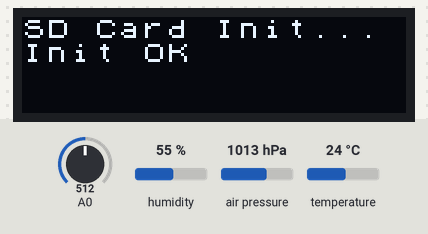
Bench run of a sketch on a simulated Arduino Uno, built with avr-gcc and run on an emulated ATmega328P. Shown: 128×32 one-colour display. The test bench sets the inputs (shaded band); at power-on: A0 = 512, humidity 55 %, air pressure 1013 hPa, temperature 24 °C. The local clock reads 2024-03-15 10:24:30 at power-on unless the sketch sets it; storage starts empty; what the sketch prints to the serial monitor is not drawn.

Above: at 0.2 s.
At 3.3 s:
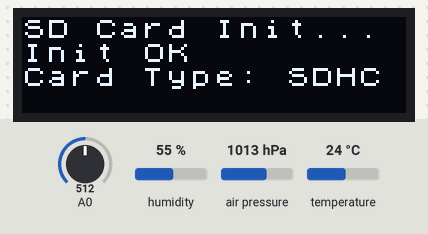
At 8.4 s:
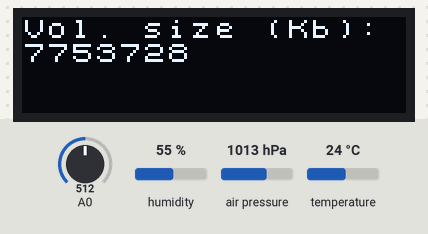
At 15.5 s:
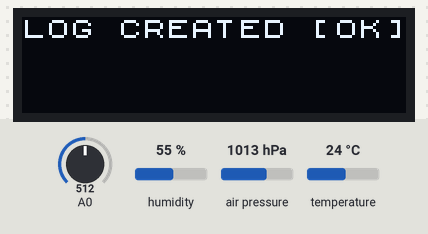
At 20.76 s:
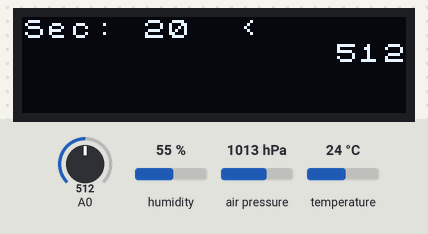
At 21.38 s:
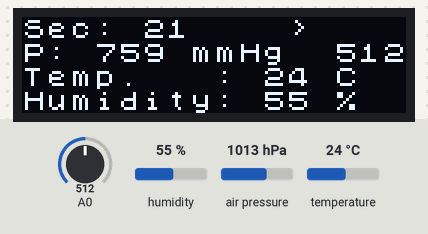

Measured:
- what the display in image 0 shows lasts 3.0 s, from 0.1 s to 3.1 s
- what the display in image 1 shows lasts 5.0 s, from 3.2 s to 8.2 s
- what the display in image 2 shows lasts 7.1 s, from 8.3 s to 15.4 s

The sketch:

avr_threads.ino
```cpp
/*
I2C addresses:

Found address: 60 (0x3C)     - OLED 4-line display
Found address: 60 (0x3C)     - OLED 8-lines
Found address: 87 (0x57)     - RTC 1
Found address: 104 (0x68)    - RTC 2
Found address: 119 (0x77)    - pressure sensor
not found AM2320, 92 >>> 0x5C ?


*/


//#include <LiquidCrystal.h>
#include <Thread.h>
//#include <stdlib.h>   // for itoa()
#include <SPI.h>      // for sd card
#include <SD.h>
#include <Wire.h>     // for AM2320
//#include <AM2320.h>   // for AM2320
#include "Adafruit_Sensor.h"  // for AM2320, connect to I2C
#include "Adafruit_AM2320.h"
#include "Adafruit_BMP085.h"  // Pressure sensor, I2C (with pullup resistors onboard)
#include "DS3231.h"   // RTC
#include <U8x8lib.h>

#define PAMMHG (0.00750062)

//LiquidCrystal lcd(7, 8, 9, 10, 11, 12);
//AM2320 temp_humid;
Adafruit_AM2320 temp_humid = Adafruit_AM2320();
Adafruit_BMP085 bmp;
RTClib RTC;

//U8X8_SSD1306_128X32_UNIVISION_SW_I2C oled(/* clock=*/ 5, /* data=*/ 4, /* reset=*/ U8X8_PIN_NONE);   // OLEDs without Reset of the Display
U8X8_SSD1306_128X32_UNIVISION_HW_I2C oled(/* reset=*/ U8X8_PIN_NONE, /* clock=*/ SCL, /* data=*/ SDA);   // pin remapping with ESP8266 HW I2C

Thread taskOne = Thread();  // thread for task one, print time in seconds since controller start
Thread taskTwo = Thread();  // thread for task two, animation for ">" moving in the first LCD row between
                            // positions 9 and 15
Thread taskThr = Thread();  // thread for task three, read and print light sensor data at the end of the second row
Thread taskFour = Thread(); // read temp & humidity sensor, print to serial

typedef struct {
  char symbol;// = ' ';
  bool dir;// = false;
  int x_begin;// = 9;
  int x_end;// = 15;
  int x_old;// = 12;
  int x_coord;// = 12;
} Arrow;

//Arrow* animatedArrow = (Arrow*)malloc(sizeof(Arrow));
Arrow animatedArrow[] = {' ', false, 9, 15, 9, 9};

File logfile;         //lghtsnsr.log
File logTempHumid;    // temphd.log

void taskOneFunc(){
  // Printing seconds since restart on the first row
  // lcd.setCursor(5, 0);
  // lcd.write("    ");
  // lcd.setCursor(5, 0);
  // lcd.print(millis() / 1000);
  oled.setCursor(5, 0);
  oled.print(millis() / 1000);
}

void taskTwoFunc(){
  // Running arrow ">" or "<"
  //Arrow animatedArrow;
  arrowStep(animatedArrow);
  //delay(120);
//  lcd.setCursor(15, 1);
//  lcd.write(' ');
//  lcd.setCursor(14, 1);
//  lcd.write('@');
}

void taskThreeFunc(){
  // Read and display light sensor data at the end of the second line
  int lightSensorVal = analogRead(A0);
  int sc;
  //char buf[4];                                // for variant with itoa() of lightSensorVal
  sc = lightSensorVal < 1000 ? 13 : 12;       // align 3-4 digit value
  sc = lightSensorVal < 100 ? sc + 1 : sc;    // consider 2 digit value as well
  oled.setCursor(12, 1);
  oled.print("    ");                          // erase previous value
  oled.setCursor(sc, 1);
  oled.print(lightSensorVal);                  // print new value (0-4 digits)
  // write to log
  /* Uncomment this -------------*/
  // logfile = SD.open("lghtsnsr.log", FILE_WRITE);
  // if (logfile){
  //   //logfile.printf("Light sensor value: %s", itoa(lightSensorVal, buf, 10));  // itoa() variant
  //   logfile.print(String("** Light sensor value: ") + lightSensorVal + " time[" + String(millis() / 1000, DEC) + "] s" + '\n');   // using String wrapping, which has dynamic concatenation
  //   logfile.close();
  //   lcd.setCursor(sc - 1, 1);
  //   lcd.print("+");             // indicate successful writing to the log
  // } else {
  //   lcd.setCursor(sc - 1, 1);
  //   lcd.print("?");
  // }
  /* ------------------------------*/
}

void taskFourFunc(){
  // Read and display & send temperature & humidity from AM2320
  // and athmospheric pressure taken from BMP180 GY68 Digital Barometric Pressure Sensor Board Module compatible with BMP085
//  switch(temp_humid.Read()){
//    case 2:
//      Serial.println("Temperature sensor: CRC failed");
//      break;
//    case 1:
//      Serial.println("Temperature sensor: Offline");
//      break;
//    case 0:
//  Serial.print("Temperature: ");
//  Serial.print(temp_humid.readTemperature());
//  Serial.print(" C, humidity: ");
//  Serial.print(temp_humid.readHumidity());
//  Serial.println(" %");

  DateTime now = RTC.now();
  int year = now.year();
  int mnth = now.month();
  int day = now.day();
  int hour = now.hour();
  int minu = now.minute();
  int seco = now.second();
  //String s = seco < 10? ":0" : ":"
  String logString = String("Time: ")
    + (year < 10 ? "0" : ""  ) + year
    + (mnth < 10 ? "/0" : "/") + mnth
    + (day  < 10 ? "/0" : "/") + day
    + (hour < 10 ? " 0" : " ") + hour
    + (minu < 10 ? ":0" : ":") + minu
    + (seco < 10 ? ":0" : ":") + seco + ","
    + " Temperature: " + temp_humid.readTemperature()
    + " C, Humidity: " + temp_humid.readHumidity()
    + " %, Pressure: " + bmp.readPressure() * PAMMHG + " mmHg\n";
  /* Uncomment this -------------*/
  // logTempHumid = SD.open("temphd.log", FILE_WRITE);
  // if(logTempHumid){
  //   //logTempHumid.print(String("AM2320: Temperature: ") + temp_humid.readTemperature() + " C, Humidity: " + temp_humid.readHumidity() + " %" + " time[" + String(millis() / 1000, DEC) + "] s" + '\n');
  //   //logTempHumid.print(String("BMP180: Temperature: ") + bmp.readTemperature() + " C, Pressure: " + bmp.readPressure() * 0.007501 + " mmhHg, Alt: " + bmp.readAltitude() + "m, Pressure (sea level): " + bmp.readSealevelPressure() + '\n');
  //   /*
  //   logTempHumid.print(String("Temperature: ") + temp_humid.readTemperature() + " C, Humidity: " + temp_humid.readHumidity() + " %, Pressure: " + bmp.readPressure() * PAMMHG + " mmHg\n");
  //   */
  //   logTempHumid.print(logString);
  //   logTempHumid.close();
  // }
  /* -------------------------*/
  //Serial.print(String("AM2320: Temperature: ") + temp_humid.readTemperature() + " C, Humidity: " + temp_humid.readHumidity() + " %" + " time[" + String(millis() / 1000, DEC) + "] s" + '\n');
  //Serial.print(String("BMP180: Temperature: ") + bmp.readTemperature() + " C, Pressure: " + bmp.readPressure() * 0.007501 + " mmhHg, Alt: " + bmp.readAltitude() + "m, Pressure (sea level): " + bmp.readSealevelPressure() + '\n');
  Serial.print(logString);
  // oled.drawString(0, 2, "Temp: ");
  oled.setCursor(0, 2);
  oled.print("Temp.   : ");
  oled.print(int(temp_humid.readTemperature()));
  oled.print(" C");
  oled.setCursor(0, 3);
  oled.print("Humidity: ");
  oled.print(int(temp_humid.readHumidity()));
  oled.print(" %");
  // oled.setCursor(0, 4);
  // oled.print("Pressure: ");
  // oled.print(int(bmp.readPressure() * PAMMHG));
  // oled.print("mmH");
  oled.setCursor(0, 1);
  oled.print("P: ");
  oled.print(int(bmp.readPressure() * PAMMHG));
  oled.print(" mmHg");
  /*
  Serial.print(String("Time: ")
    + (year < 10 ? "0" : ""  ) + year
    + (mnth < 10 ? "/0" : "/") + mnth
    + (day  < 10 ? "/0" : "/") + day
    + (hour < 10 ? " 0" : " ") + hour
    + (minu < 10 ? ":0" : ":") + minu
    + (seco < 10 ? ":0" : ":") + seco
    + " Temperature: " + temp_humid.readTemperature()
    + " C, Humidity: " + temp_humid.readHumidity()
    + " %, Pressure: " + bmp.readPressure() * PAMMHG + " mmHg\n");
    */
//      break;

//  }
}

void arrowStep(Arrow *self){
  // function performs one single movement of the character ">" or "<"
  // depending on its current movement direction

  //char symbol;
  if(self->dir)
    self->symbol = '>';
  else
    self->symbol = '<';

  // update LCD
  oled.setCursor(self->x_old, 0);
  oled.write(" ");
  oled.setCursor(self->x_coord, 0);
  oled.write(self->symbol);

  // update current coordinate and direction
  if (self->x_coord == self->x_end || self->x_coord == self->x_begin)
    self->dir = !self->dir;
  self->x_old = self->x_coord;
  if (self->dir)
    self->x_coord++;
   else
    self->x_coord--;

  // // debug info on the second row: current coordinate and moving direction
  // oled.setCursor(3, 1);
  // oled.print("        ");
  // int sc;
  // sc = self->x_coord < 10 ? 4 : 3;    // align one/two-digit number
  // oled.setCursor(sc, 1);
  // oled.print(self->x_coord);
  // oled.print(self->dir ? "true" : "false");
}

void sdCardProgram() {
  // SD reader is connected to SPI pins (MISO/MOSI/SCK/CS, 5V pwr)
  // setup sd card variables
  Sd2Card card;
  SdVolume volume;
  SdFile root;

  //oled.begin();
  oled.setCursor(0, 0);
  oled.print("SD Card Init...");
  oled.setCursor(0, 1);
  if (!card.init(SPI_HALF_SPEED, 4)){
    oled.print("Init failed");
    Serial.print("SD: INIT FAILED");}
  else
    oled.print("Init OK");
  delay(3000);
  //char cardType[10];
  String cardType = "xxxx";
  oled.setCursor(0, 2);
  switch (card.type()) {
    case SD_CARD_TYPE_SD1:
      cardType = "SD1";
      break;
    case SD_CARD_TYPE_SD2:
      cardType = "SD2";
      break;
    case SD_CARD_TYPE_SDHC:
      cardType = "SDHC";
      break;
    default:
      cardType = "Unkn";
  }
  oled.print("Card Type: ");
  oled.println(cardType);
  delay(5000);
  if (!volume.init(card)) {
    oled.print("No FAT partition");
    delay(3000);
  }
  else {
    oled.clear();
    oled.setCursor(0, 0);
    //lcd.autoscroll();
    uint32_t volumeSize;
    volumeSize = volume.blocksPerCluster();    // clusters are collections of blocks
    volumeSize *= volume.clusterCount();       // we'll have a lot of clusters
    volumeSize /= 2;                           // SD card blocks are always 512 bytes (2 blocks are 1KB)
    oled.print("Vol. size (Kb):");
    oled.setCursor(0, 1);
    oled.print(volumeSize);
    delay(7000);
    oled.clear();
    //root.openRoot(volume);
    // list all files in the card with date and size
    //root.ls();

    SD.begin();   // (CS_pin) -> sd card initialization
    logfile = SD.open("lghtsnsr.log", FILE_WRITE);    // create log file on the card
    if (logfile){
      logfile.println("Starting log...");
      logfile.close();
      oled.print("LOG CREATED [OK]");
    }
    else
      oled.print("FILE ERROR [01]");

    delay(5000);
    oled.clear();
    //lcd.noAutoscroll();
  }
}

void setup(){
  Wire.begin();
  Serial.begin(115200);

  oled.begin();
  oled.setPowerSave(0);
  oled.setFont(u8x8_font_chroma48medium8_r); // u8x8_font_chroma48medium8_r u8x8_font_px437wyse700a_2x2_r u8g2_font_courB12_tf
  oled.setContrast(11);
  // oled.drawString(0,0,"Test STRING...");

  sdCardProgram();
  temp_humid.begin();   // init am2320
  bmp.begin();          // init bmp180


  oled.clear();
  // lcd.begin(16, 2);
  oled.setCursor(0, 0);
  oled.print("Sec: ");
  oled.setCursor(0, 1);
  //oled.print("D:");
  //Arrow animatedArrow = {" ", true, 12, 15, 12, 12};
  taskOne.onRun(taskOneFunc);
  taskTwo.onRun(taskTwoFunc);
  taskThr.onRun(taskThreeFunc);
  taskFour.onRun(taskFourFunc);
  //taskTwo.onRun(arrowStep(animatedArrow));
  taskOne.setInterval(100);   // call taskOne every 1000 ms
  taskTwo.setInterval(300);   // call taskTwo every 100 ms
  taskThr.setInterval(3770);  // call taskThree every 1.77 sec
  taskFour.setInterval(2000); // call temp & humid every 5 sec
}

void loop(){

  if (taskOne.shouldRun())
    taskOne.run();

  if (taskTwo.shouldRun())
    taskTwo.run();

  if (taskThr.shouldRun())
    taskThr.run();

  if (taskFour.shouldRun())
    taskFour.run();
}
```
